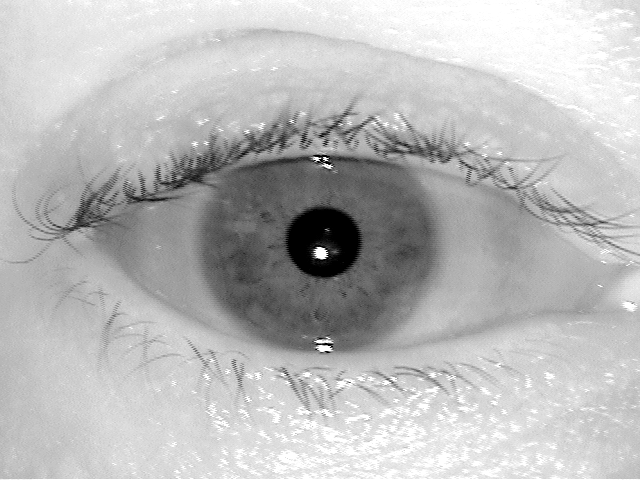
%> input picture ICCV17_release/data/raw_samples/02463d1192.tiff, 640 x 480 px
$ octave --eval "result = adjust_iris(imread('../data/raw_samples/02463d1192.tiff'));"   (GNU Octave 9; MATLAB toolbox functions it lacks are replaced by stand-ins)
%> lines starting %> are read from the running program, lines starting %| are printed output that depends on the picture; in (x1, y1, x2, y2) boxes, pixels count from 0 and x2, y2 are one past the last pixel; in counts of white or black regions, pixels touching at a corner belong together; the program's own positions count from 1
function im_ad = adjust_iris(im, r_th)

if nargin < 2
    r_th = [0.05, 0.95];
end

% reflection removal
if ~isa(im, 'double'); im = im2double(im); end

th = stretchlim(im, [0 0.99]);
%> th = [0; 1]
rfl = im >= th(2);
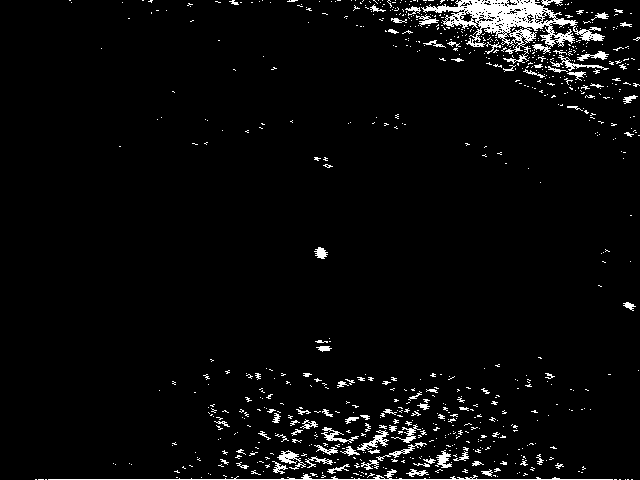
%> rfl: size 480x640 logical; 3.8% white in thin lines or dots
rfl = bwareaopen(rfl, round(0.005*numel(im)));
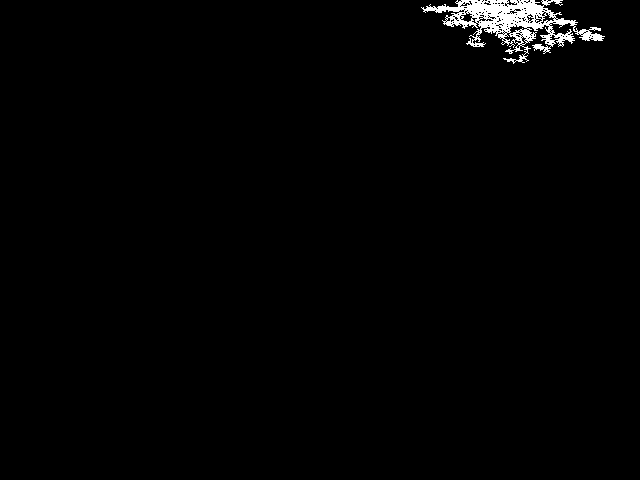
%> rfl: size 480x640 logical; 1.2% white; 1 white region, box (x1, y1, x2, y2) and area: (421, 0, 605, 64) 3763
rfl = imdilate(rfl, strel('disk', 7));
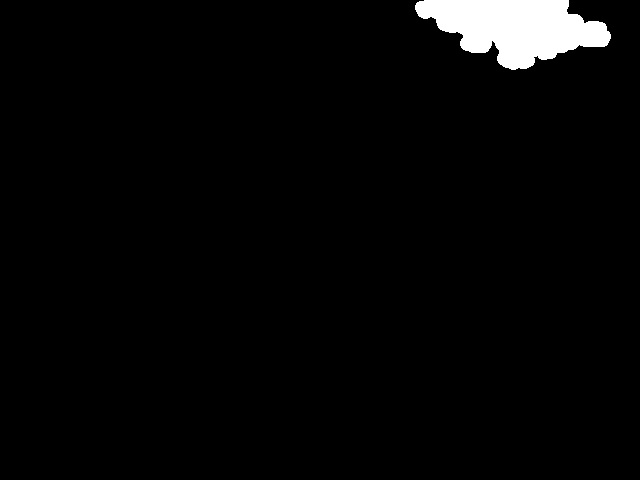
%> rfl: size 480x640 logical; 2.8% white; 1 white region, box (x1, y1, x2, y2) and area: (415, 0, 611, 70) 8507

th = stretchlim(im(~rfl), r_th);
%> th = [0.349; 0.965]

im_ad = imadjust(im, th);
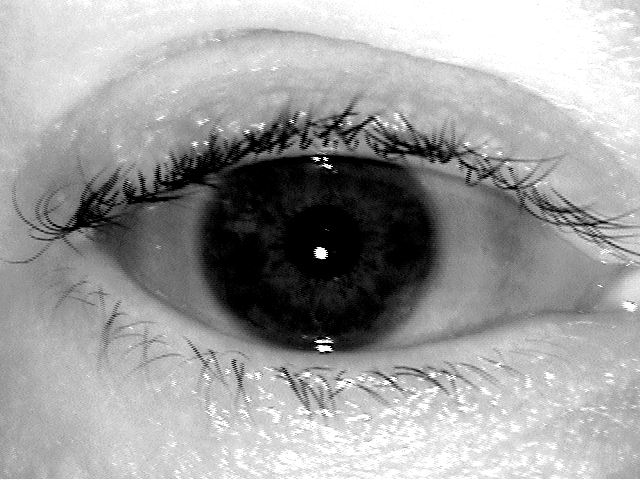
%> im_ad: size 480x640 double; min 0, max 1, mean 0.625

end

$ run again, on ICCV17_release/data/raw_samples/02463d1193.tiff
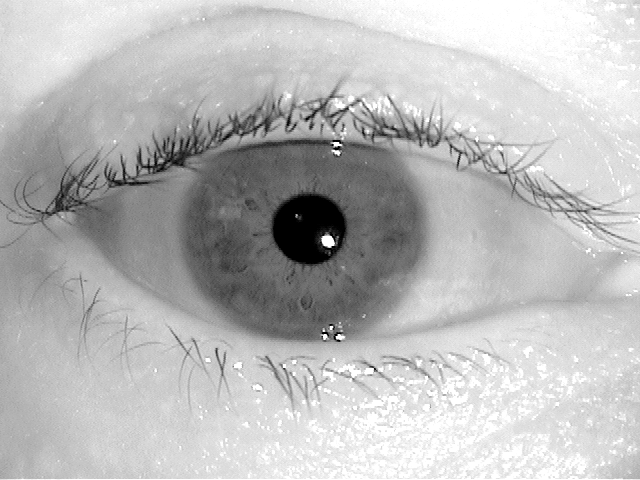
%> input picture ICCV17_release/data/raw_samples/02463d1193.tiff, 640 x 480 px
%> in adjust_iris, `th = stretchlim(im, [0 0.99]);`: th = [0; 1]
%> in adjust_iris, `rfl = imdilate(rfl, strel('disk', 7));`:
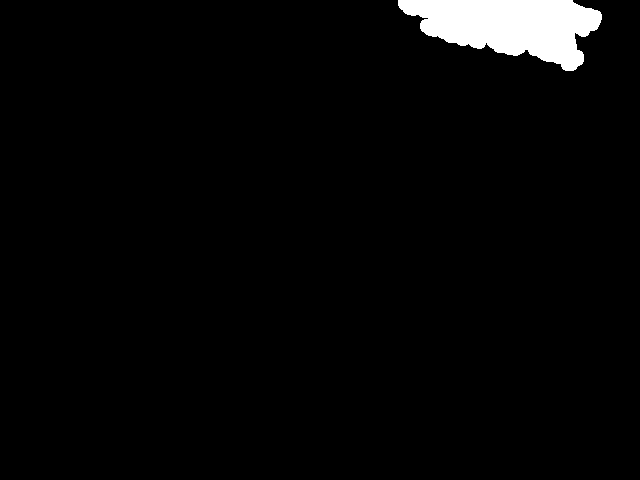
%> rfl: size 480x640 logical; 2.9% white; 1 white region, box (x1, y1, x2, y2) and area: (398, 0, 602, 71) 9002
%> in adjust_iris, `th = stretchlim(im(~rfl), r_th);`: th = [0.349; 0.973]
%> in adjust_iris, `im_ad = imadjust(im, th);`:
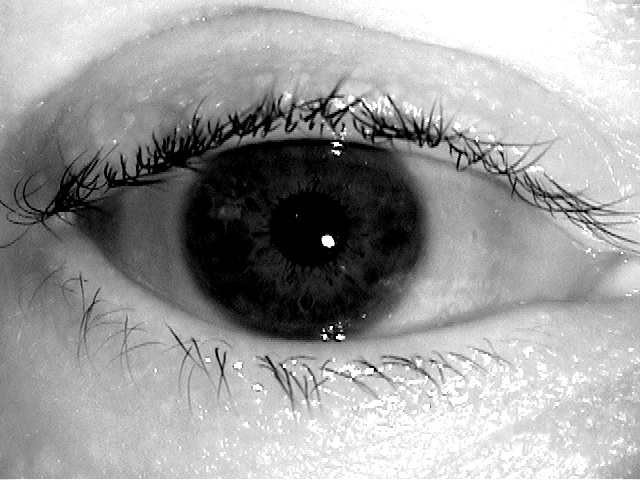
%> im_ad: size 480x640 double; min 0, max 1, mean 0.617

$ run again, on ICCV17_release/data/raw_samples/04200d082.tiff
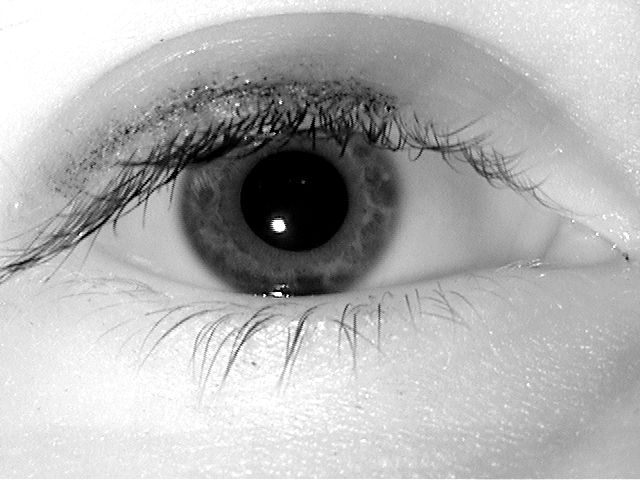
%> input picture ICCV17_release/data/raw_samples/04200d082.tiff, 640 x 480 px
%> in adjust_iris, `th = stretchlim(im, [0 0.99]);`: th = [0; 1]
%> in adjust_iris, `rfl = imdilate(rfl, strel('disk', 7));`:
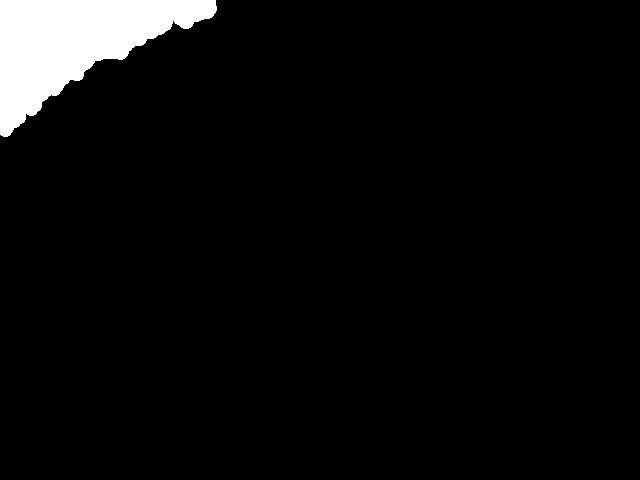
%> rfl: size 480x640 logical; 4.7% white; 1 white region, box (x1, y1, x2, y2) and area: (0, 0, 217, 137) 14431
%> in adjust_iris, `th = stretchlim(im(~rfl), r_th);`: th = [0.153; 0.965]
%> in adjust_iris, `im_ad = imadjust(im, th);`:
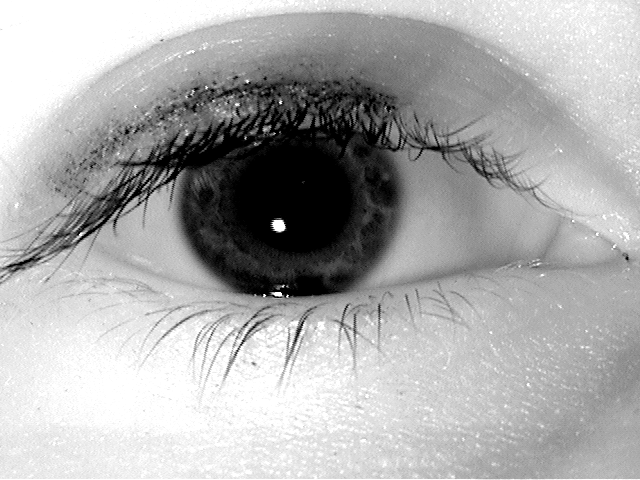
%> im_ad: size 480x640 double; min 0, max 1, mean 0.675

$ run again, on ICCV17_release/data/raw_samples/04200d083.tiff
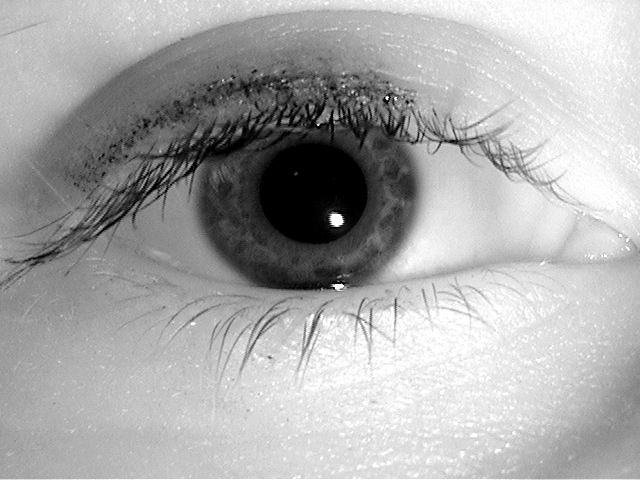
%> input picture ICCV17_release/data/raw_samples/04200d083.tiff, 640 x 480 px
%> in adjust_iris, `th = stretchlim(im, [0 0.99]);`: th = [0; 1]
%> in adjust_iris, `rfl = im >= th(2);`:
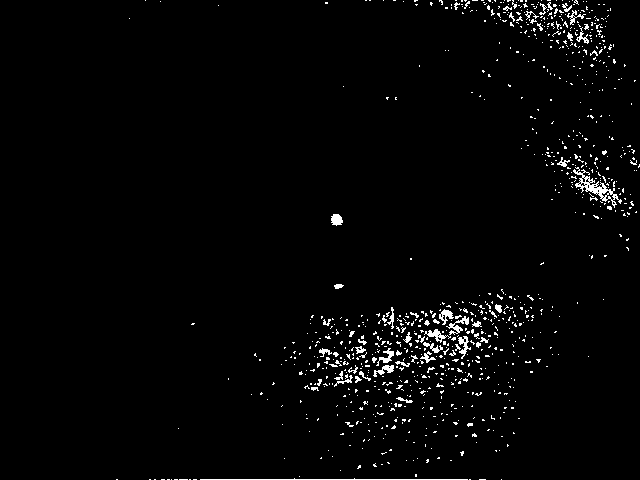
%> rfl: size 480x640 logical; 2.2% white in thin lines or dots, all inside (x1, y1, x2, y2) = (116, 0, 640, 480)
%> in adjust_iris, `th = stretchlim(im(~rfl), r_th);`: th = [0.141; 0.973]
%> in adjust_iris, `im_ad = imadjust(im, th);`:
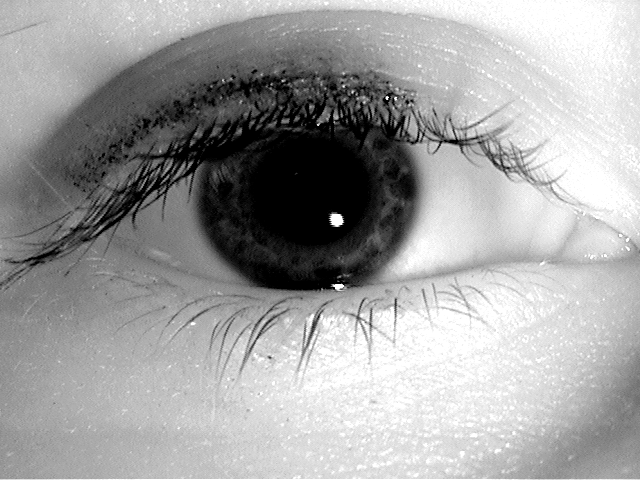
%> im_ad: size 480x640 double; min 0, max 1, mean 0.634
